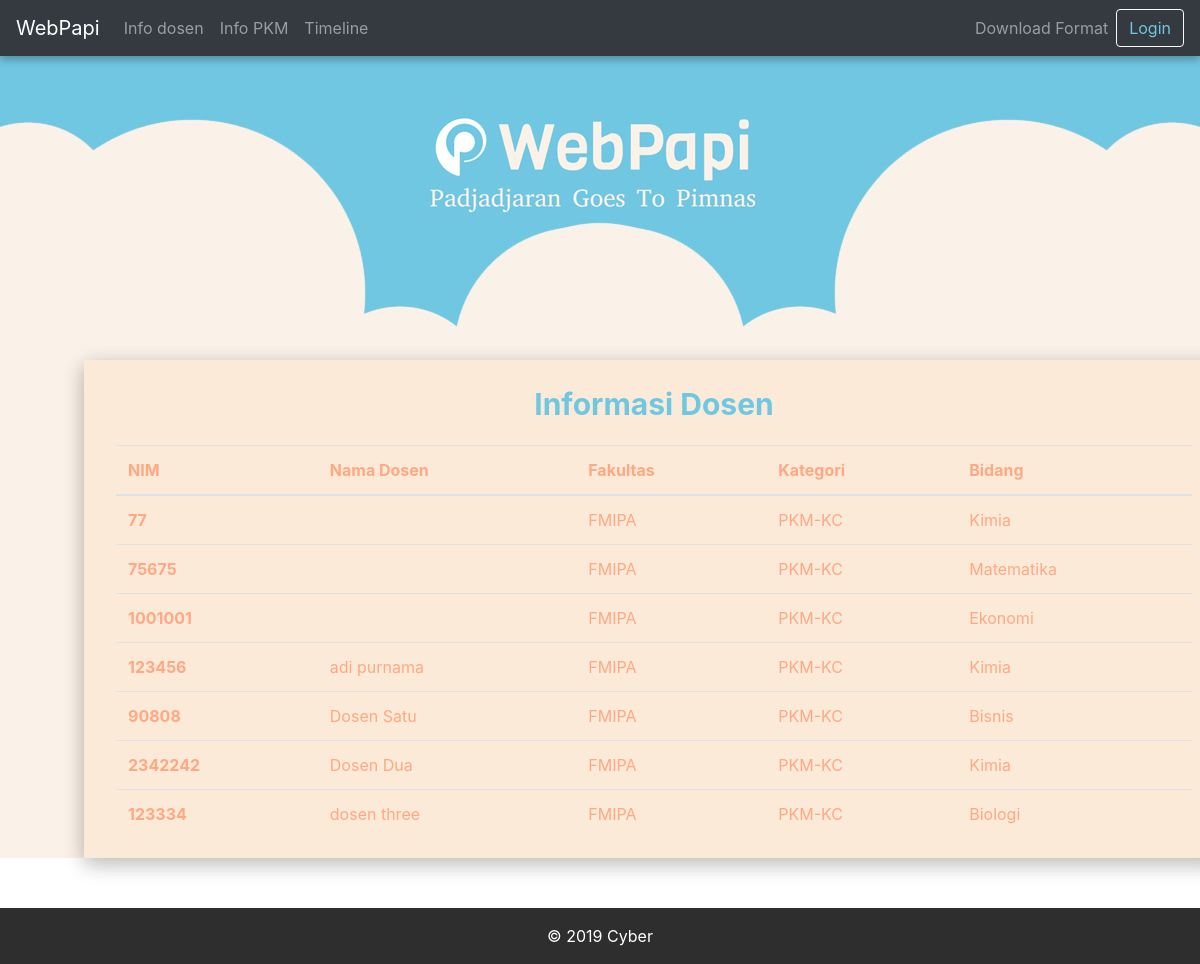
Page /info-dosen/ on the earlier database version.
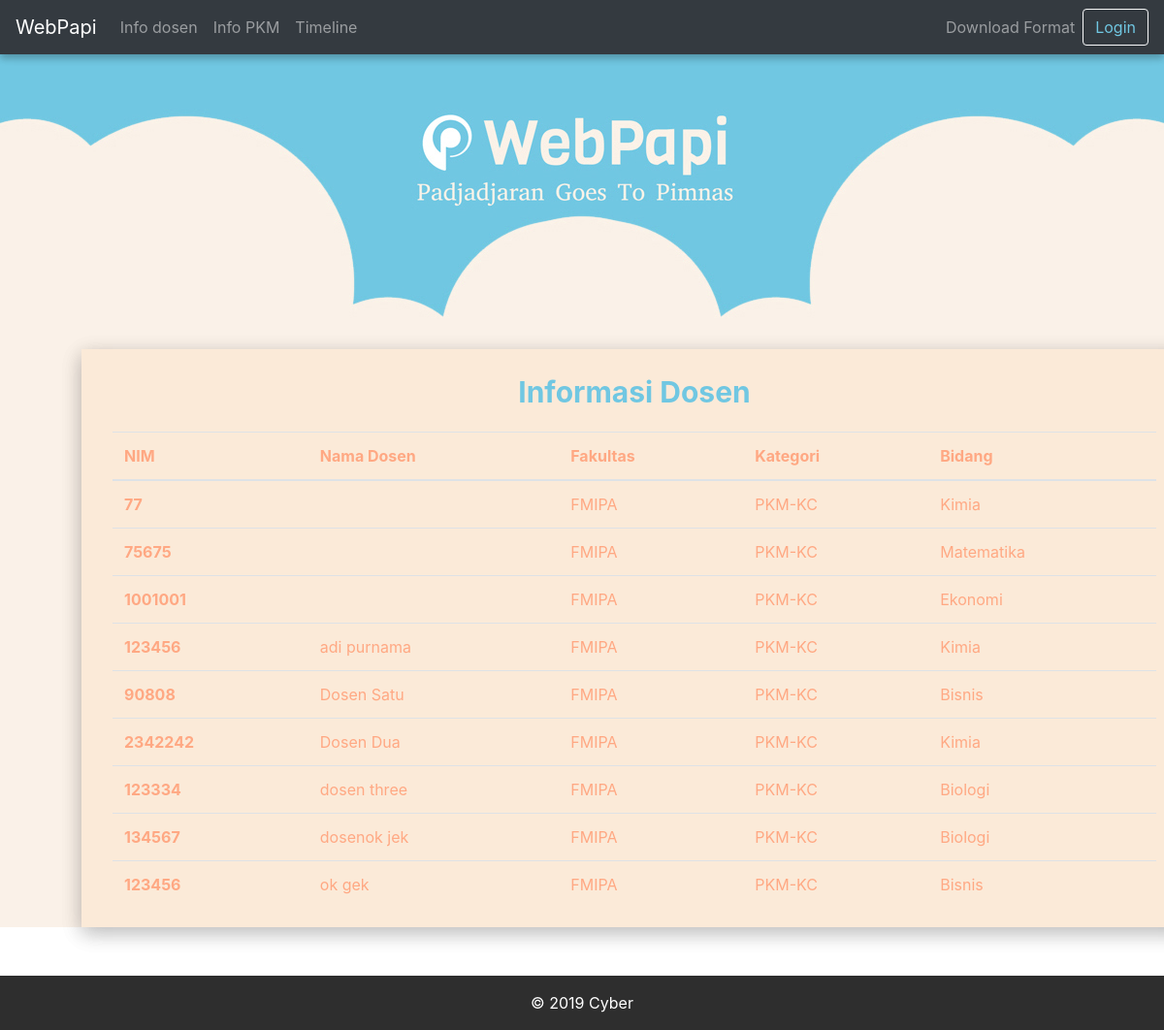
Same page on the later database version.
### users/models.py (models this page shows, shortened)
class Dosen(models.Model):
    user = models.OneToOneField(
        User, on_delete=models.CASCADE, primary_key=True)
    nip = models.IntegerField(blank=True, null=True)
    bidang = models.ForeignKey(
        'papi.KategoriPKM', on_delete=models.CASCADE, default=1)
    fakultas = models.ForeignKey(
        'Fakultas', on_delete=models.CASCADE, default=1)

class Fakultas(models.Model):
    namaFakultas = models.CharField(max_length=10, default="")

class User(AbstractUser):
    is_student = models.BooleanField(default=False)
    is_teacher = models.BooleanField(default=False)
    kontak = models.CharField(max_length=13)
    username = None
    email = models.EmailField(unique=True, null=True)
    USERNAME_FIELD = 'email'
    REQUIRED_FIELDS = []
    objects = CustomUserManager()

### papi/models.py (models this page shows, shortened)
class KategoriPKM(models.Model):
    namaKategori = models.CharField(max_length=50)

### papi/views.py (the view)
# urls.py: path('info-dosen/', views.info_dosen, name='info-dosen'),
def info_dosen(request):
    dosen = Dosen.objects.all()
    context = {
        'dosen': dosen,
    }
    return render(request, 'papi/info_dosen.html', context)

### papi/templates/papi/info_dosen.html (shortened to what this page needs)
{% extends 'papi/base.html' %}
{% load static %}
{% block content %}
    <div class="container-fluid text-center" style="background-image: url({% static 'papi/img/Head.jpg' %});background-position: top;background-size: auto;">
        <div style="min-height: 330px;"></div>
    </div>
    <div class="login-clean" style="background-color: #FAF1E8;">
        <div class="container" style="min-width: 80%;background-color: #fbead8;margin-top: -50px;margin-bottom: 50px; box-shadow: 0 6px 20px 0 rgba(0, 0, 0, 0.15), 0 6px 20px 0 rgba(0, 0, 0, 0.15); margin-right: 10%; margin-left: 7%">
            <div class="illustration"></div>
            <div class="form-row">
                <div class="col">
                    <p class="text-center" style="color: #70c7e2;font-size: 30px;font-weight: bold;">Informasi Dosen<br></p>
                </div>
            </div>
            <div class="container">
                <div class="table-responsive">
                    <table class="table">
                        <thead>
                        <tr>
                            <th scope="col">NIM</th>
                            <th scope="col">Nama Dosen</th>
                            <th scope="col">Fakultas</th>
                            <th scope="col">Kategori</th>
                            <th scope="col">Bidang</th>
                        </tr>
                        </thead>
                        <tbody>
                        {% for dos in dosen %}
                            <tr>
                                <th scope="row">{{ dos.nip }}</th>
                                <td>{{ dos.user.first_name }} {{ dos.user.last_name }}</td>
                                <td>{{ dos.fakultas.namaFakultas }}</td>
                                <td>PKM-KC</td>
                                <td>{{ dos.bidang.namaKategori }}</td>
                            </tr>
                        {% endfor %}
                        </tbody>
                    </table>
                </div>
            </div>
        </div>
    </div>
{% endblock %}

### papi/templates/papi/base.html (shortened to what this page needs)
{% load static %}
<!DOCTYPE html>
<html lang="en">
<head>
    <link rel="stylesheet" href="{% static 'papi/bootstrap/css/bootstrap.min.css' %}">
    <link rel="stylesheet" href="{% static 'papi/fonts/ionicons.min.css' %}">
    <link rel="stylesheet" href="{% static 'papi/css/Login-Form-Clean.css' %}">
    <link rel="stylesheet" href="{% static 'papi/css/Registration-Form-with-Photo.css' %}">
    <link rel="stylesheet" href="{% static 'papi/css/styles.css' %}">
</head>
<body>
<nav class="navbar navbar-expand-lg  navbar-dark bg-dark navbar-fixed-top" style="box-shadow: 0 4px 8px 0 rgba(0, 0, 0, 0.15), 0 4px 8px 0 rgba(0, 0, 0, 0.15);">
    <a  class="navbar-brand" href="{% url 'index' %}" >WebPapi</a>
    <div class="collapse navbar-collapse" id="navbarSupportedContent">
        <ul class="navbar-nav mr-auto">
            {% if user.is_authenticated %}
                {% if user.is_teacher or user.is_student %}
                    <li class="nav-item">
                        <a class="nav-link" href="{% url 'info-dosen' %}">Info dosen</a>
                    </li>
                {% else %}
                    <li class="nav-item">
                        <a class="nav-link" href="{% url 'manage-pkm' %}">Info dosen</a>
                    </li>
                {% endif %}
            {% else %}
                <li class="nav-item">
                    <a class="nav-link" href="{% url 'info-dosen' %}">Info dosen</a>
                </li>
            {% endif %}
            <li class="nav-item">
                <a class="nav-link" href="#">Info PKM</a>
            </li>
            {% if user.is_authenticated %}
                {% if user.is_student %}
                    <li class="nav-item">
                        <a class="nav-link" href="{% url 'timeline-mahasiswa' %}">Timeline</a>
                    </li>
                {% elif user.is_teacher %}
                    <li class="nav-item">
                        <a class="nav-link" href="{% url 'timeline-mahasiswa' %}">Timeline</a>
                    </li>
                {% else %}
                    <li class="nav-item">
                        <a class="nav-link" href="{% url 'timeline-pkm' %}">Timeline</a>
                    </li>
                {% endif %}
            {% else %}
                <li class="nav-item">
                    <a class="nav-link" href="{% url 'timeline-mahasiswa' %}">Timeline</a>
                </li>
            {% endif %}
        </ul>
        <ul class="nav navbar-nav navbar-right">
            {% if user.is_authenticated %}
                {% if user.is_student or user.is_teacher %}
                    <li class="nav-item">
                        <a class="nav-link" href="{% url 'list-format' %}">Download Format</a>
                    </li>
                {% else %}
                    <li class="nav-item">
                        <a class="nav-link" href="{% url 'upload-format-pkm' %}">Upload Format</a>
                    </li>
                {% endif %}
                <li class="nav-item">
                    <a class="nav-link" href="{% url 'profile-mahasiswa' %}">Profile</a>
                </li>
            {% else %}
                <li class="nav-item">
                    <a class="nav-link" href="{% url 'list-format' %}">Download Format</a>
                </li>
            {% endif %}
        </ul>
    </div>
    {% if user.is_authenticated %}
        <a class="btn btn-outline-light my-2 my-sm-0" role="button" href="{% url 'logout' %}" style="color: #70C7E2">Logout</a>
    {% else %}
        <a class="btn btn-outline-light my-2 my-sm-0" role="button" href="{% url 'login' %}" style="color: #70C7E2">Login</a>
    {% endif %}
</nav>
{% block content %}
{% endblock %}
<footer class="page-footer font-small" style="background-color: #2E2E2E">
    <div class="footer-copyright text-center py-3" style="color: white">© 2019 Cyber</div>
</footer>
</body>
</html>

### papi/static/papi/css/Login-Form-Clean.css (style rules this page uses)
.login-clean { background: #f1f7fc; padding: 80px 0; }
.login-clean .illustration { text-align: center; padding: 0 0 20px; font-size: 100px; color: rgb(244,71,107); }

### papi/static/papi/css/styles.css (style rules this page uses)
.navbar { position: fixed !important; width: 100% !important; z-index: 99; }
.login-clean { background: #f1f7fc; padding: 80px 0; padding-bottom: 0; }
.table { color: #FFA883; }
.container { padding: 2px 16px; }

Differences in the rows shown:
added Dosen: nip "134567", user.first_name "dosenok", user.last_name "jek", fakultas.namaFakultas "FMIPA", bidang.namaKategori "Biologi"
added Dosen: nip "123456", user.first_name "ok", user.last_name "gek", fakultas.namaFakultas "FMIPA", bidang.namaKategori "Bisnis"
